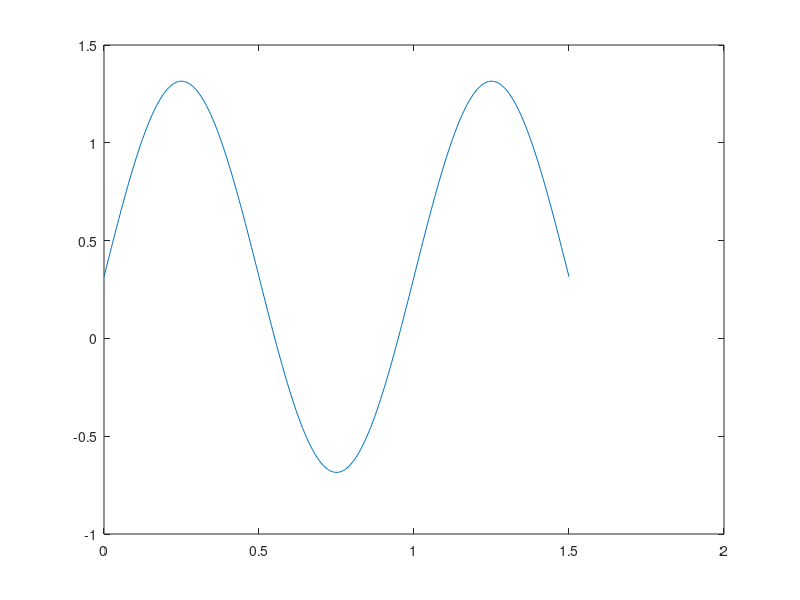

This figure's MATLAB source:
% generate Ac+dc signal
f = 100; %100Hz, frequency of ac component
fs = 250; %sampling frequency
t = 0:1/fs:1.5;
ac = sin(2*pi*t);
dc = 0.315;
signal = ac + dc;

plot(t,signal);

% creat a high pass digital filter
